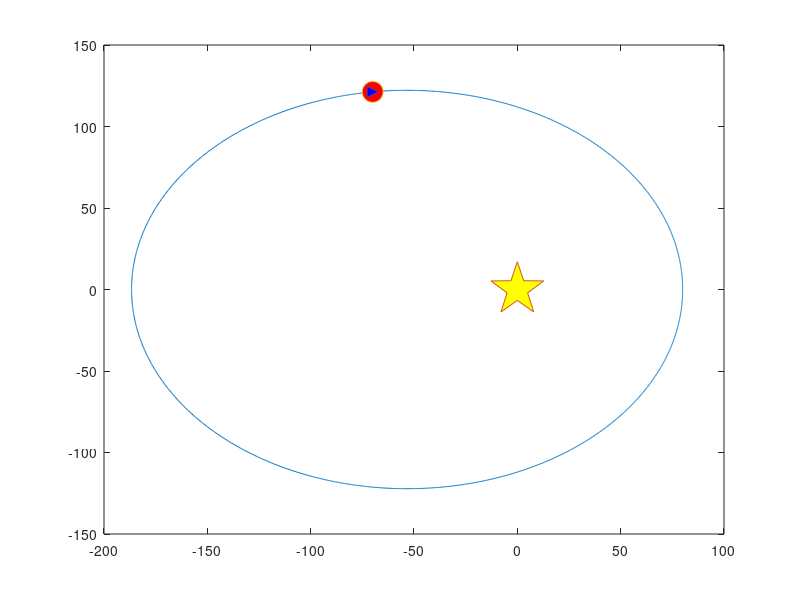

This figure's MATLAB source: (Note: this script raises an error after producing the figure.)
clear all, close all, clc
format long
 
%Konstanter från uppgift
E = 0.4;            	
R = 112;    	
a = 80;
fi = 0:pi/1000:2*pi;	%0<=fi>=2pi
 
%Radien är beroende av fi
r = R./(1+E*cos(fi));	
 
%x och y koordinater, elliptiska koordinater
x_center = 0;
y_center = 0;
 
x_cord = x_center + r.*cos(fi); 	
y_cord = y_center + r.*sin(fi);
 
%Startvärden
fi_0 = (2*pi)/3;    	
 
r_0 = R./(1+E*cos(fi_0));
x_0 = x_center + r_0.*cos(fi_0);
y_0 = y_center + r_0.*sin(fi_0);
 
plot(x_cord,y_cord)  %Ellipsen
hold on
plot(x_center, y_center, 'pentagram', 'markerfacecolor', 'y','markersize', 40) %Mittpunkten(solen)
hold on
plot(x_0, y_0, 'o','markerfacecolor', 'r', 'markersize', 15)
plot(x_0, y_0, '>', 'markerfacecolor', 'b', 'markersize', 8)	%Kometen
hold on
 
%%
%Kometens riktning i startpunkten. Riktningen i x och y-led fås genom att
%derivera uttrycket för x- och y-position
global C
C=1;
dr = (R*E.*sin(fi_0))./((1+E.*cos(fi_0))^2);   
x_P = dr.*cos(fi_0) - r_0.*sin(fi_0);
y_P = dr.*sin(fi_0) + r_0.*cos(fi_0);
 
 
k = [x_P,y_P];  %vektor för riktning
k_0 = -k./norm(k); %normerad riktning
 
%%
time_span = [0:1:2100];
v_guess = 0.080;	%Gissningar baserat på analytiska värdet v0.
v_guess2 = 0.084;
v_02 = v_guess2*k_0;
 
u_0=[x_0,v_02(1),y_0,v_02(2)] ; %begynnelsevärden
tolerance=odeset('RelTol',1e-13,'AbsTol',1e-13);
[t,u]=ode45(@ODEsys,time_span,u_0,tolerance);
 
%tar fram y-värdet i punkten innan passerar observationpunkten, dvs innan då y-värdet blir negativt. 
for i=1:length(u(:,3));
	y_1=u(i,3);
	if y_1>0;
    	Y_cord(1)=y_1;
    	pos=i;
	end
  
end
 
Y_cord(2)=u(pos+1,3);	%nästkommande två y-värden och dess x-värden
Y_cord(3)=u(pos+2,3);

X_cord(1)=u(pos,1);
X_cord(2)=u(pos+1,1);
X_cord(3)=u(pos+2,1);
 
 
c=polyfit(Y_cord,X_cord,2);
f=@(y) c*[y.^2;y;1];
f0=f(0)-80; %Erhåller det f0 vi senare behöver i sekantmetoden
%%
%Itererar gissningen med sekantmetoden
dx = 1;         	
v_0 = v_guess*k_0;
iter_1 = 0;
 
 
while abs(dx)>1e-13
	u_0 = [x_0, v_0(1), y_0, v_0(2)];
	tolerance = odeset('Reltol', 1e-13, 'Abstol', 1e-13);
	[t, u] = ode45(@ODEsys, time_span, u_0, tolerance);
	
	for i = 1:length(u(:,3))
        	
    	y_1=u(i,3);
    	
    	if y_1>0
        	Y_cord(1) = y_1;
        	pos = i;
    	end
    	
	end
 
	Y_cord(2) = u(pos+1,3);
	Y_cord(3) = u(pos+2,3);
  
	X_cord(1) = u(pos,1);
	X_cord(2) = u(pos+1,1);
	X_cord(3) = u(pos+2,1);
  
	
	
	c = polyfit(Y_cord, X_cord, 2);
	f = @(y)c*[y^2;y;1];
	
	zero_pls = f(0) - a;
	
	%Använder sekantmetoden för att anpassa gissningen tills dess att vi
	%hittar då zero_pls är så pass nära 0 att villkoret i slingan uppfylls.
	dx = -zero_pls*(v_guess - v_guess2)/(zero_pls-f0);
	v_guess2 = v_guess;
	f0 = zero_pls;
	v_guess = v_guess + dx;
	v_0 = v_guess * k_0;
      iter_1 = iter_1 +1;
end
a=1:2100;
fprintf('V0: %s \nX-value at y=0: %d \nError term:', v_guess,zero_pls)
disp(dx)
 
 
 
%Plottar kometens bana inom det tidsintervall vi angivit.
plot(u(a,1),u(a,3), '-g')
 
%%
T = [t(pos), t(pos+1)];
c = polyfit(Y_cord(1:2), T,1);
Time = @(y) c*[y;1];
 
time_obs = Time(0); %Vad är tiden då kometen är vid obesrvationspunkten.
 
iter_2 = 0;
 
%Stoftsvans:
%Tidsintervallet förändras, utvidgning del 2
%Förändras inom loopen tills dess att intervallet bara har ett värde. Således %kan inte Ode45 användas vid den sista iterationen.
for n = 0:21
	time = Time(0);
	time_0 = time/21*n;
	
	%Samma uppdelning som innan dvs 2100-delar.
	time_span = time_0:time/2100:time;
	
	C_iter = 1;
	for C = -1:0.2:1;
    	if n~=21
        	if iter_2 == 0
            	[t,u] = ode45(@ODEsys, time_span, u_0, tolerance); %punkt = p
            	plot(u(end,1), u(end,3), 'x', 'markersize', 10); %stoftkorn från p i slutpunkten
            	hold on
            	u_ref = u;
            	
        	else
            	%Utvidgning del 2
            	u_0 = [u_ref(100*n+1,1),u_ref(100*n+1,2),u_ref(100*n+1,3),u_ref(100*n+1,4)];
            	[t,u] = ode45(@ODEsys, time_span, u_0, tolerance);
            	color = [n/21 0 1-n/21];
            	plot(u(end,1), u(end,3), 'x', 'color', color);
            	hold on
            	
        	end
    	end
	end
C1_Lastpos(n+1,:)=[u(end,1) u(end,3)];  	
iter_2=iter_2+1;
end
grid on
title('Kometens färd kring solen och dess stoftmoln observerat i (80,0)')
xlabel('X (au)');
ylabel('Y (au)');
 
 
 
%%
%Analytiska värdet på V0
r = @(fi) R./(1+E*cos(fi)); 
xp = 80;
xa = abs(r(pi)*cos(pi)); %räknar med längden på den, visar ändå hur vektorn ska ligga
E_t = xp*(xa-xp)/(xa*(xa^2 - xp^2)) - 1/xa;
v0 = sqrt(2*(E_t + 1/sqrt((x_0)^2 + (y_0)^2)));
 
fprintf('Analytical V0: %s\n',v0)
 
%%
%Felskattning
abserror=abs(v0-v_guess);
relerror=abserror/v0;
 
fprintf('Comparison between analytical V0 and numerical V0\nAbsolute error V0: %s\nRelative error V0: %d\n', abserror,relerror)
 
 
%%avstånd från närmsta stoftpartiklar med C=1 som "ska" ligga på (80,0)
C1_cordserror(:,1)=C1_Lastpos(:,1)-80;
C1_cordserror(:,2)=C1_Lastpos(:,2)-0;
C1_distance=sqrt(C1_cordserror(:,1).^2 + C1_cordserror(:,2).^2); %pyth-sats
 
%maximalt avstånd från (80,0) till någon stoftpartikel kring (80,0)
C1_maxdistance=max(C1_distance);
 
fprintf('Max distance from (80,0) to dust particle: %s\n', C1_maxdistance);